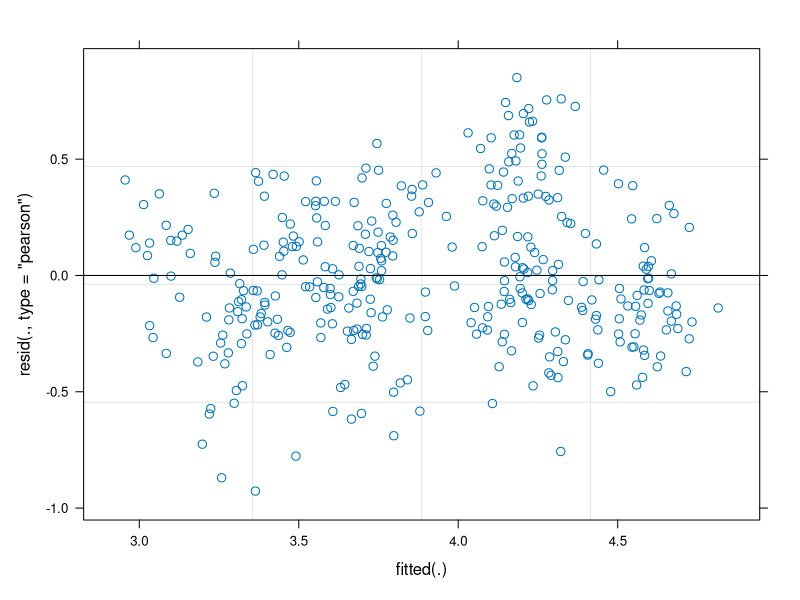
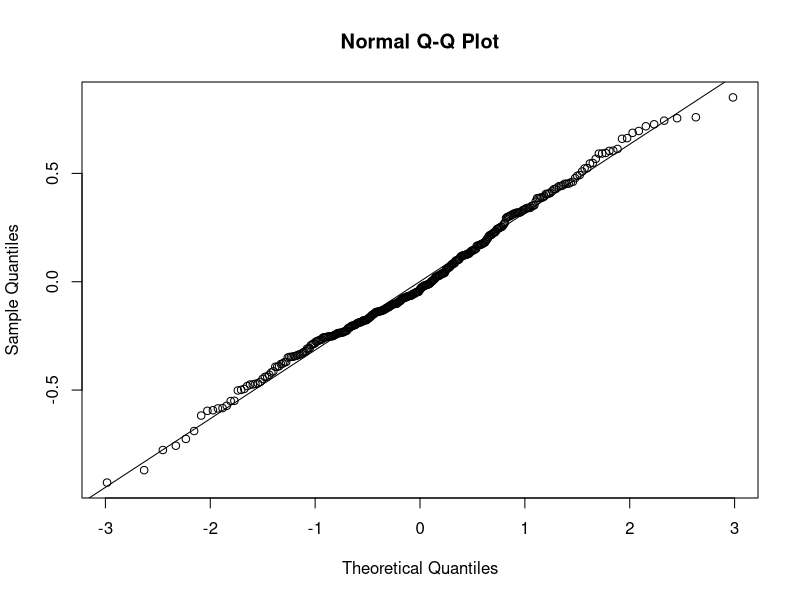
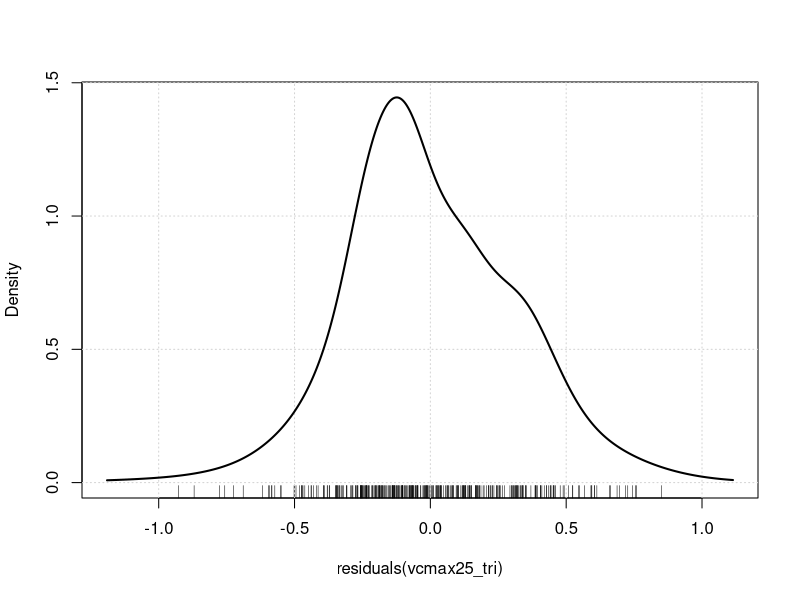
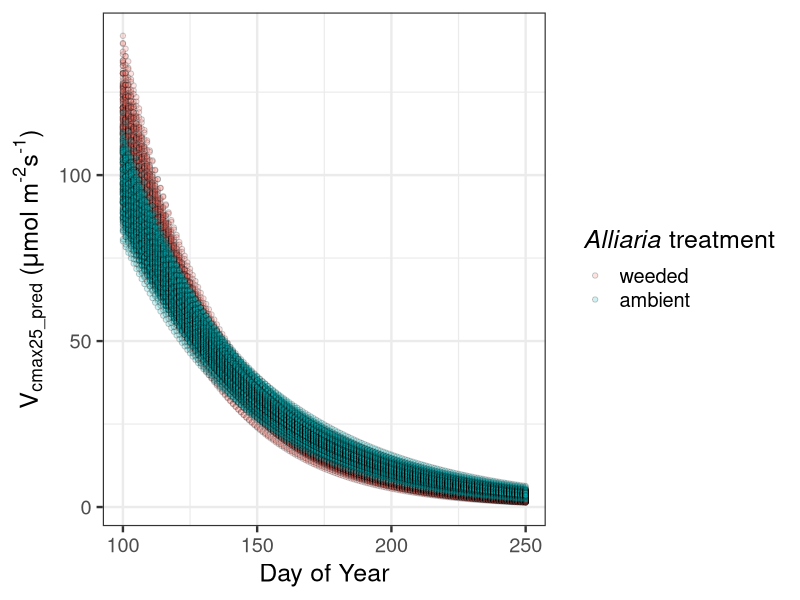
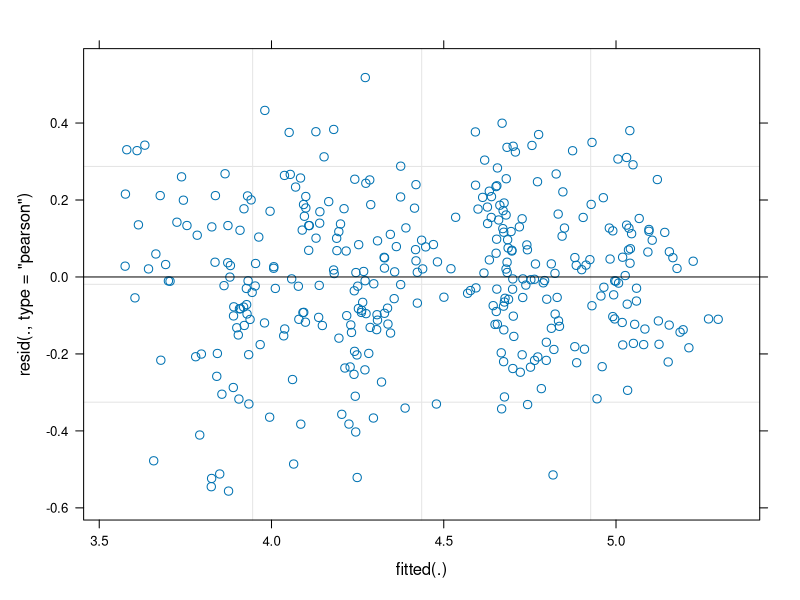
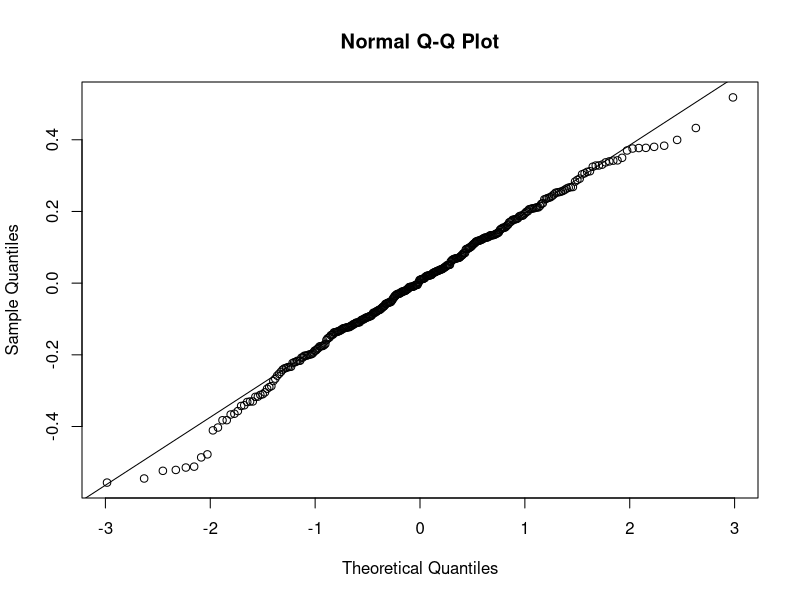
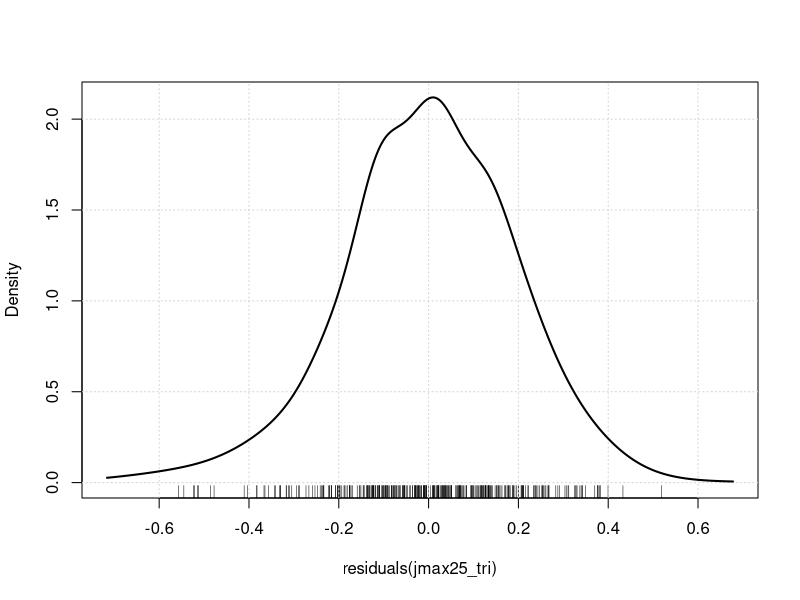
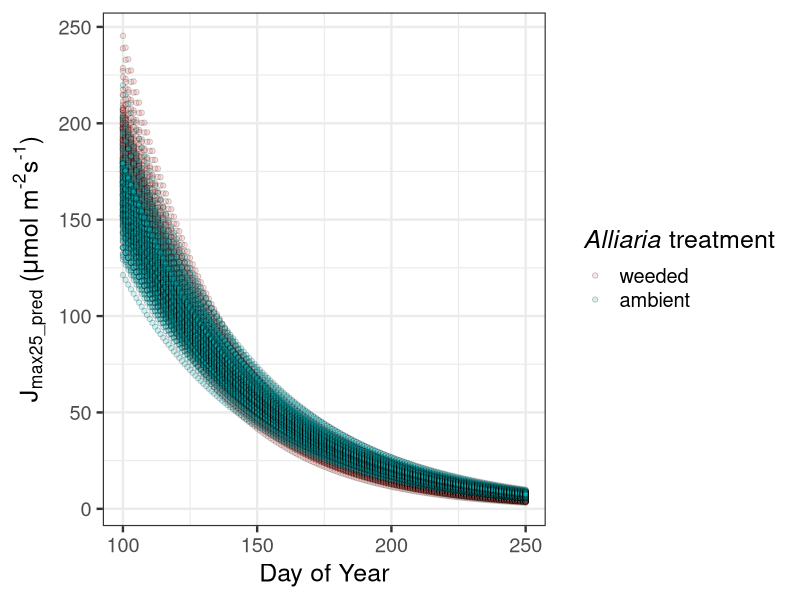

Source code (R) for these figures, in order: (Note: this script raises an error after producing the figures.)
#####################################################################
# Libraries and file read in
#####################################################################
# Libraries
library(tidyverse)
library(lme4)
library(car)
library(ggpubr)

# Read .csv file
photo_traits <- read.csv("../data/TT24_photo_traits.csv") %>% 
  mutate(gm.trt = factor(gm.trt, levels = c( "weeded", "ambient")))

# Define a function for bootstrapping model predictions
predict_function <- function(fit) {
  # Define the new data for prediction
  trt_df <- expand.grid(
    doy = seq(100, 250, by = 1),
    gm.trt = levels(photo_traits$gm.trt)
  )
  
  # Return raw predictions for each bootstrap sample
  predict(fit, newdata = trt_df, re.form = NA)
}

# Make placeholder to merge bootstrapped estimates to
trt_df_placeholder <- expand.grid(
  doy = seq(100, 250, by = 1),
  gm.trt = levels(photo_traits$gm.trt))

# Set seed to maintain reproducible products
set.seed(10)

#####################################################################
# Vcmax25 - Tri (does not account for size... yet)
#####################################################################
photo_traits$vcmax25[c(281, 296, 452)] <- NA

vcmax25_tri <- lmer(log(vcmax25) ~ gm.trt * doy + (1 | id) + (1 | plot), 
                    data = subset(photo_traits, spp == "Tri" & ci > 0))

# Check model assumptions
plot(vcmax25_tri)
qqnorm(residuals(vcmax25_tri))
qqline(residuals(vcmax25_tri))
densityPlot(residuals(vcmax25_tri))
shapiro.test(residuals(vcmax25_tri))
outlierTest(vcmax25_tri)

Anova(vcmax25_tri)

# Bootstrap model predictions to get 1000 Vcmax values per doy for
# each of gm.trt == "ambient" and gm.trt == "weeded"
vcmax25_tri_boot <- bootMer(
  vcmax25_tri,
  predict_function,
  nsim = 150,
  type = "parametric")

# Extract bootstrapped predictions
vcmax25_tri_boot_preds <- vcmax25_tri_boot$t  
# Each column contains bootstrapped values (n = 1000) for each row 
# in `trt_df_placeholder`

# Combine bootstrapped predictions with doy and gm.trt descriptorys
full_vcmax25_tri_boot_data <- data.frame(t(vcmax25_tri_boot_preds)) %>% 
  cbind(trt_df_placeholder) %>%
  dplyr::select(doy, gm.trt, X1:X150) %>%
  mutate(spp = "Tri",
         across(X1:X150, \(x) exp(x))) # Backtransform estimates to response scale
head(full_vcmax25_tri_boot_data)

# Move bootstrap data to long-format for easy load into climate dataset
vcmax25_tri_boot_data_long <- full_vcmax25_tri_boot_data %>%
  pivot_longer(cols = X1:X150, 
               names_to = "boot_iter", 
               values_to = "Vcmax25_est")

# View full bootstrap prediction data sheet for Trillium Vcmax25
head(vcmax25_tri_boot_data_long)

# Quick plot - does this look similar to original plot?
ggplot(data = vcmax25_tri_boot_data_long, 
       aes(x = doy, y = Vcmax25_est, fill = gm.trt)) +
  geom_point(shape = 21, alpha = 0.2) + 
  labs(x = "Day of Year", y = expression("V"["cmax25_pred"]*" ("*mu*"mol m"^"-2"*"s"^"-1"*")"),
       fill = expression(italic("Alliaria")* " treatment")) +
  theme_bw(base_size = 18)
# Yes!

#####################################################################
# Jmax25 - Tri (does not account for size... yet)
#####################################################################
photo_traits$jmax25[c(296, 281, 452)] <- NA

jmax25_tri <- lmer(log(jmax25) ~ gm.trt * doy + (1|id) + (1 | plot), 
                          data = subset(photo_traits, spp == "Tri" & ci > 0))

# Check model assumptions
plot(jmax25_tri)
qqnorm(residuals(jmax25_tri))
qqline(residuals(jmax25_tri))
densityPlot(residuals(jmax25_tri))
shapiro.test(residuals(jmax25_tri))
outlierTest(jmax25_tri)

Anova(jmax25_tri)

# Bootstrap model predictions to get 1000 Jmax values per doy for
# each of gm.trt == "ambient" and gm.trt == "weeded"
jmax25_tri_boot <- bootMer(
  jmax25_tri,
  predict_function,
  nsim = 150,
  type = "parametric")

# Extract bootstrapped predictions
jmax25_tri_boot_preds <- jmax25_tri_boot$t  
# Each column contains bootstrapped values (n = 150) for each row 
# in `trt_df_placeholder`

# Combine bootstrapped predictions with doy and gm.trt descriptorys
full_jmax25_tri_boot_data <- data.frame(t(jmax25_tri_boot_preds)) %>% 
  cbind(trt_df_placeholder) %>%
  dplyr::select(doy, gm.trt, X1:X150) %>%
  mutate(spp = "Tri",
         across(X1:X150, \(x) exp(x))) # Backtransform estimates to response scale
head(full_jmax25_tri_boot_data)

# Move bootstrap data to long-format for easy load into climate dataset
jmax25_tri_boot_data_long <- full_jmax25_tri_boot_data %>%
  pivot_longer(cols = X1:X150, 
               names_to = "boot_iter", 
               values_to = "Jmax25_est")

# View full bootstrap prediction data sheet for Trillium Vcmax25
head(jmax25_tri_boot_data_long)

# Quick plot - does this look similar to original plot?
ggplot(data = jmax25_tri_boot_data_long, 
       aes(x = doy, y = Jmax25_est, fill = gm.trt)) +
  geom_point(shape = 21, alpha = 0.2) + 
  labs(x = "Day of Year", y = expression("J"["max25_pred"]*" ("*mu*"mol m"^"-2"*"s"^"-1"*")"),
       fill = expression(italic("Alliaria")* " treatment")) +
  theme_bw(base_size = 18)
# Yes!

#####################################################################
# Ci - Tri (does not account for size... yet)
#####################################################################
ci_tri <- lmer(ci ~ gm.trt * doy + (1|id) + (1 | plot), 
                    data = subset(photo_traits, spp == "Tri" & ci > 0))

# Check model assumptions
plot(ci_tri)
qqnorm(residuals(ci_tri))
qqline(residuals(ci_tri))
densityPlot(residuals(ci_tri))
shapiro.test(residuals(ci_tri))
outlierTest(ci_tri)

Anova(ci_tri)

# Bootstrap model predictions to get 1000 Vcmax values per doy for
# each of gm.trt == "ambient" and gm.trt == "weeded"
ci_tri_boot <- bootMer(
  ci_tri,
  predict_function,
  nsim = 150,
  type = "parametric")

# Extract bootstrapped predictions
ci_tri_boot_preds <- ci_tri_boot$t  
# Each column contains bootstrapped values (n = 1000) for each row 
# in `trt_df_placeholder`

# Combine bootstrapped predictions with doy and gm.trt descriptors
full_ci_tri_boot_data <- data.frame(t(ci_tri_boot_preds)) %>% 
  cbind(trt_df_placeholder) %>%
  dplyr::select(doy, gm.trt, X1:X150) %>%
  mutate(spp = "Tri")
head(full_ci_tri_boot_data)

# Move bootstrap data to long-format for easy load into climate dataset
ci_tri_boot_data_long <- full_ci_tri_boot_data %>%
  pivot_longer(cols = X1:X150, 
               names_to = "boot_iter", 
               values_to = "Ci_est")

# View full bootstrap prediction data sheet for Trillium Vcmax25
head(ci_tri_boot_data_long)

# Quick plot - does this look similar to original plot?
ggplot(data = ci_tri_boot_data_long, 
       aes(x = doy, y = Ci_est, fill = gm.trt)) +
  geom_point(shape = 21, alpha = 0.2) + 
  labs(x = "Day of Year", y = expression("C"["i_pred"]*" ("*mu*"mol mol"^"-1"*")"),
       fill = expression(italic("Alliaria")* " treatment")) +
  theme_bw(base_size = 18)
# Yes!

#####################################################################
# Vcmax25 - Mai (does not account for size... yet)
#####################################################################
photo_traits$vcmax25[c(95, 99, 123)] <- NA

vcmax25_mai <- lmer(log(vcmax25) ~ gm.trt * doy + (1 | id) + (1 | plot), 
                    data = subset(photo_traits, spp == "Mai" & ci > 0))

# Check model assumptions
plot(vcmax25_mai)
qqnorm(residuals(vcmax25_mai))
qqline(residuals(vcmax25_mai))
densityPlot(residuals(vcmax25_mai))
shapiro.test(residuals(vcmax25_mai))
outlierTest(vcmax25_mai)

Anova(vcmax25_mai)


# Bootstrap model predictions to get 1000 Vcmax values per doy for
# each of gm.trt == "ambient" and gm.trt == "weeded"
vcmax25_mai_boot <- bootMer(
  vcmax25_mai,
  predict_function,
  nsim = 150,
  type = "parametric")

# Extract bootstrapped predictions
vcmax25_mai_boot_preds <- vcmax25_mai_boot$t  
# Each column contains bootstrapped values (n = 1000) for each row 
# in `trt_df_placeholder`

# Combine bootstrapped predictions with doy and gm.trt descriptorys
full_vcmax25_mai_boot_data <- data.frame(t(vcmax25_mai_boot_preds)) %>% 
  cbind(trt_df_placeholder) %>%
  dplyr::select(doy, gm.trt, X1:X150) %>%
  mutate(spp = "Mai",
         across(X1:X150, \(x) exp(x))) # Backtransform estimates to response scale
head(full_vcmax25_mai_boot_data)

# Move bootstrap data to long-format for easy load into climate dataset
vcmax25_mai_boot_data_long <- full_vcmax25_mai_boot_data %>%
  pivot_longer(cols = X1:X150, 
               names_to = "boot_iter", 
               values_to = "Vcmax25_est")

# View full bootstrap prediction data sheet for Trillium Vcmax25
head(vcmax25_mai_boot_data_long)

# Quick plot - does this look similar to original plot?
ggplot(data = vcmax25_mai_boot_data_long, 
       aes(x = doy, y = Vcmax25_est, fill = gm.trt)) +
  geom_point(shape = 21, alpha = 0.2) + 
  labs(x = "Day of Year", y = expression("V"["cmax25_pred"]*" ("*mu*"mol m"^"-2"*"s"^"-1"*")"),
       fill = expression(italic("Alliaria")* " treatment")) +
  theme_bw(base_size = 18)
# Yes!

#####################################################################
# Jmax25 - Mai (does not account for size... yet)
#####################################################################
jmax25_mai <- lmer(log(jmax25) ~ gm.trt * doy + (1|id) + (1 | plot), 
                   data = subset(photo_traits, spp == "Mai" & ci > 0))

# Check model assumptions
plot(jmax25_mai)
qqnorm(residuals(jmax25_mai))
qqline(residuals(jmax25_mai))
densityPlot(residuals(jmax25_mai))
shapiro.test(residuals(jmax25_mai))
outlierTest(jmax25_mai)

Anova(jmax25_mai)

# Bootstrap model predictions to get 1000 Jmax values per doy for
# each of gm.trt == "ambient" and gm.trt == "weeded"
jmax25_mai_boot <- bootMer(
  jmax25_mai,
  predict_function,
  nsim = 150,
  type = "parametric")

# Extract bootstrapped predictions
jmax25_mai_boot_preds <- jmax25_mai_boot$t  
# Each column contains bootstrapped values (n = 1000) for each row 
# in `trt_df_placeholder`

# Combine bootstrapped predictions with doy and gm.trt descriptors
full_jmax25_mai_boot_data <- data.frame(t(jmax25_mai_boot_preds)) %>% 
  cbind(trt_df_placeholder) %>%
  dplyr::select(doy, gm.trt, X1:X150) %>%
  mutate(spp = "Mai",
         across(X1:X150, \(x) exp(x))) # Backtransform estimates to response scale
head(full_jmax25_mai_boot_data)

# Move bootstrap data to long-format for easy load into climate dataset
jmax25_mai_boot_data_long <- full_jmax25_mai_boot_data %>%
  pivot_longer(cols = X1:X150, 
               names_to = "boot_iter", 
               values_to = "Jmax25_est")

# View full bootstrap prediction data sheet for Maianthemum Jmax25
head(jmax25_mai_boot_data_long)

# Quick plot - does this look similar to original plot?
ggplot(data = jmax25_mai_boot_data_long, 
       aes(x = doy, y = Jmax25_est, fill = gm.trt)) +
  geom_point(shape = 21, alpha = 0.2) + 
  labs(x = "Day of Year", y = expression("J"["max25_pred"]*" ("*mu*"mol m"^"-2"*"s"^"-1"*")"),
       fill = expression(italic("Alliaria")* " treatment")) +
  theme_bw(base_size = 18)
# Yes!

#####################################################################
# Ci - Mai (does not account for size... yet)
#####################################################################
photo_traits$ci[c(367, 392, 790, 791, 820)] <- NA
photo_traits$ci[c(171, 393, 450, 850)] <- NA

ci_mai <- lmer(ci ~ gm.trt * doy + (1|id) + (1 | plot), 
               data = subset(photo_traits, spp == "Mai" & ci > 0))

# Check model assumptions
plot(ci_mai)
qqnorm(residuals(ci_mai))
qqline(residuals(ci_mai))
densityPlot(residuals(ci_mai))
shapiro.test(residuals(ci_mai))
outlierTest(ci_mai)

Anova(ci_mai)

# Bootstrap model predictions to get 1000 Vcmax values per doy for
# each of gm.trt == "ambient" and gm.trt == "weeded"
ci_mai_boot <- bootMer(
  ci_mai,
  predict_function,
  nsim = 150,
  type = "parametric")

# Extract bootstrapped predictions
ci_mai_boot_preds <- ci_mai_boot$t  
# Each column contains bootstrapped values (n = 1000) for each row 
# in `trt_df_placeholder`

# Combine bootstrapped predictions with doy and gm.trt descriptors
full_ci_mai_boot_data <- data.frame(t(ci_mai_boot_preds)) %>% 
  cbind(trt_df_placeholder) %>%
  dplyr::select(doy, gm.trt, X1:X150) %>%
  mutate(spp = "Mai")
head(full_ci_mai_boot_data)

# Move bootstrap data to long-format for easy load into climate dataset
ci_mai_boot_data_long <- full_ci_mai_boot_data %>%
  pivot_longer(cols = X1:X150, 
               names_to = "boot_iter", 
               values_to = "Ci_est")

# View full bootstrap prediction data sheet for Trillium Vcmax25
head(ci_mai_boot_data_long)

# Quick plot - does this look similar to original plot?
ggplot(data = ci_mai_boot_data_long, 
       aes(x = doy, y = Ci_est, fill = gm.trt)) +
  geom_point(shape = 21, alpha = 0.2) + 
  labs(x = "Day of Year", y = expression("C"["i_pred"]*" ("*mu*"mol mol"^"-1"*")"),
       fill = expression(italic("Alliaria")* " treatment")) +
  theme_bw(base_size = 18)
# Yes!

#####################################################################
# Merge bootstrapped dataset for each
#####################################################################
tri_boot_model_params <- vcmax25_tri_boot_data_long %>%
  full_join(jmax25_tri_boot_data_long) %>%
  full_join(ci_tri_boot_data_long)

mai_boot_model_params <- vcmax25_mai_boot_data_long %>%
  full_join(jmax25_mai_boot_data_long) %>%
  full_join(ci_mai_boot_data_long)


boot_model_params <- tri_boot_model_params %>%
  full_join(mai_boot_model_params)

write.csv(boot_model_params, 
          "../data/c_budget/TT24_budget_params_without_size.csv",
          row.names = F)



